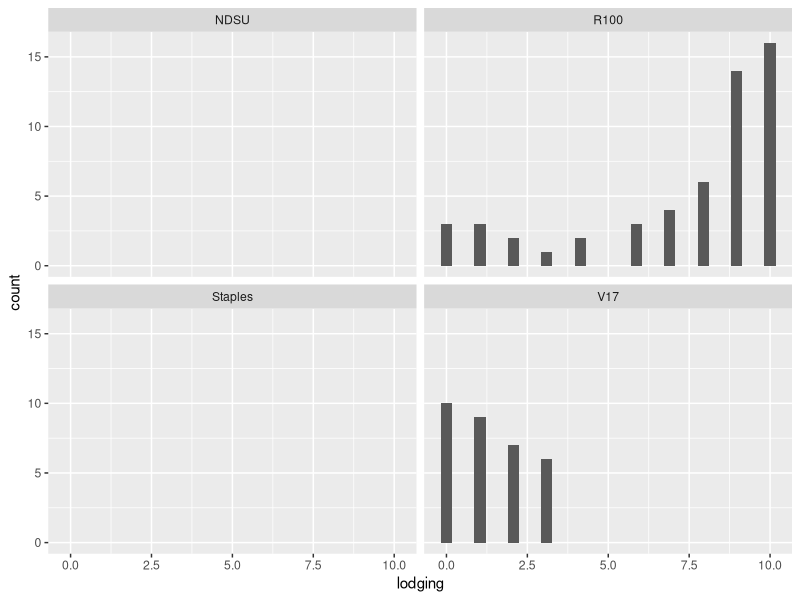
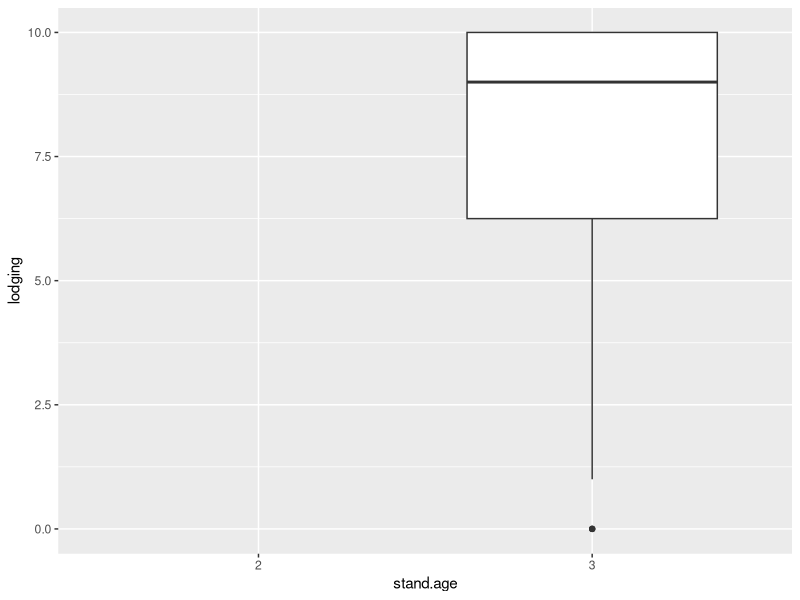
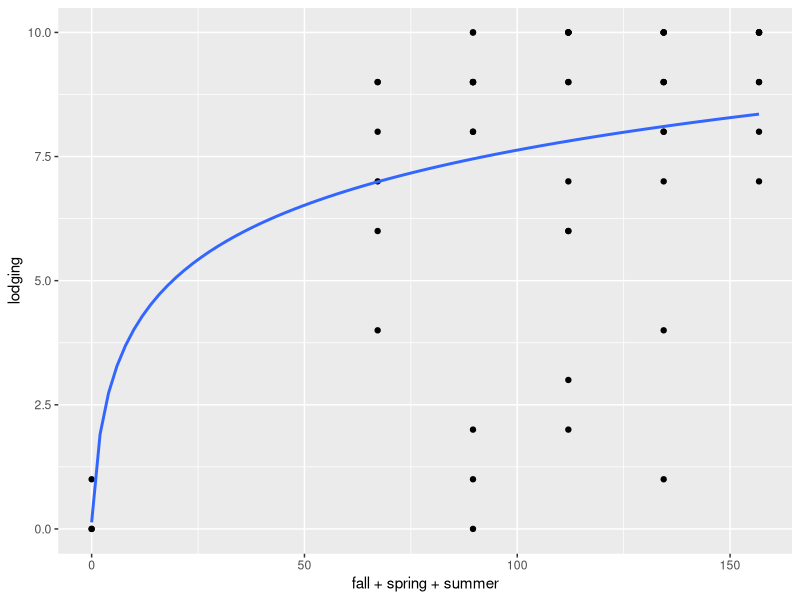
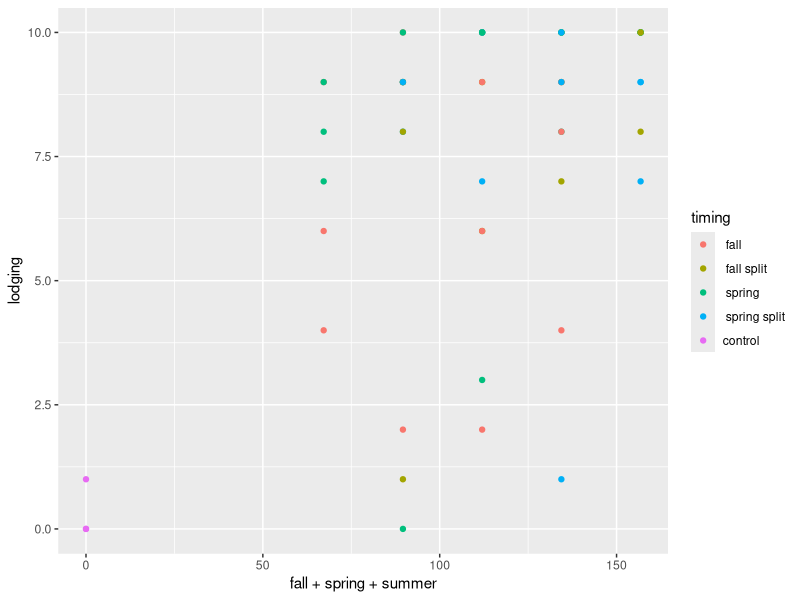
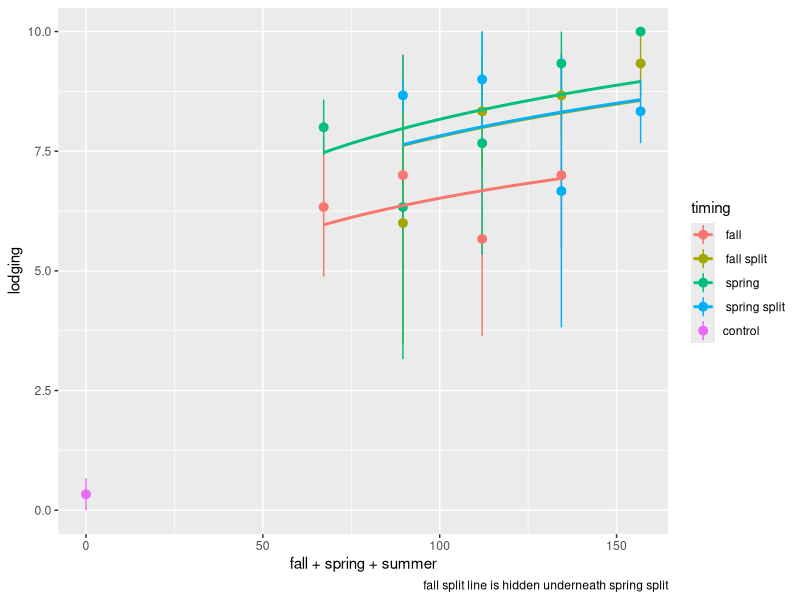
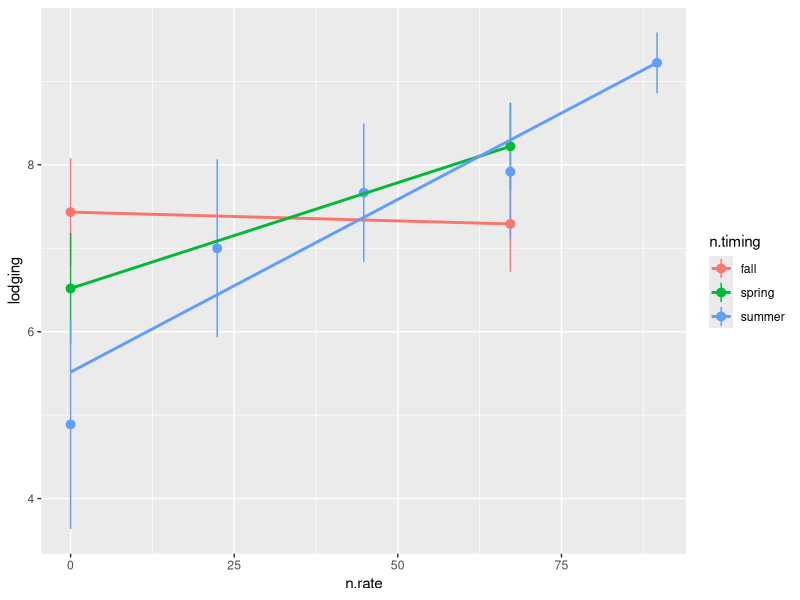

Source code (R) for these figures, in order:
## ---- chunk 1
library(dplyr)
library(tidyverse)

read.csv(
  "data_nrate-all.csv"
) %>% 
  as_tibble() %>% 
  mutate(stand.age = ordered(stand.age)) %>% 
  mutate(
    across(
      c(block,location, id),
      factor
    )
  ) %>% 
  mutate(n.total = fall+spring+summer) -> dat

## ---- chunk 2
dat %>% 
  slice(1:6) %>% 
  knitr::kable(
    caption = "first 5 lines of dataset"
  )

read.csv(
  "metadata_nrate-all.csv"
) %>% 
  knitr::kable(
    capation= "metadata"
  )
## ---- chunk 3
read.csv(
  "field_activities.csv"
) %>% 
  knitr::kable(
    caption = "Dates of key field activities"
  )
## ---- chunk 4
dat %>% 
  ggplot(aes(lodging)) +
  stat_bin() + 
  facet_wrap(~location)
## ---- chunk 5
dat %>% 
  filter(location == "R100") %>% 
  ggplot(aes(stand.age,lodging)) +
  geom_boxplot()
## ---- chunk 6
dat %>% 
  filter(location == "R100") %>% 
  ggplot(aes(fall+spring+summer,lodging)) +
  geom_point() +
  stat_smooth(
    method = "lm",
    formula = y~log(x+1),
    se=F
  )
## ---- chunk 7
dat %>% 
  filter(location == "R100" & stand.age =="3") %>% 
  mutate(timing = gsub("[0-9]","",treatment)) %>% 
  ggplot(aes(fall+spring+summer,lodging, col = timing)) +
  geom_point()
## ---- chunk 8
dat %>% 
  filter(location == "R100" & stand.age =="3") %>% 
  mutate(timing = gsub("[0-9]","",treatment)) %>% 
  ggplot(aes(fall+spring+summer,lodging, col = timing)) +
  stat_summary() +
  stat_smooth(
    se=F,
    method = "lm",
    formula = y~log(x+1)+0
  ) +
  labs(
    caption = "fall split line is hidden underneath spring split"
  )
## ---- chunk 9
dat %>% 
  filter(location == "R100" &
           stand.age == "3") %>% 
  pivot_longer(
    cols = c(fall,spring,summer),
    values_to = "n.rate",
    names_to = "n.timing"
  ) %>% 
  # glimpse() #lodging is now repeated 3 times
  ggplot(aes(x=n.rate,lodging,
             group = n.timing,
             col = n.timing)) +
  stat_summary() +
  stat_smooth(
    se=F,
    method = "lm"
  )
## ---- chunk 10
dat %>% 
  filter(location == "R100" &
           stand.age == "3") %>% 
  pivot_longer(
    cols = c(fall,spring,summer),
    values_to = "n.rate",
    names_to = "n.timing"
  ) %>% 
  filter(
    # n.timing=="fall"
    # n.timing == "spring"
    n.timing == "summer"
  ) %>% 
  lm(
    lodging~n.rate,.
  )
